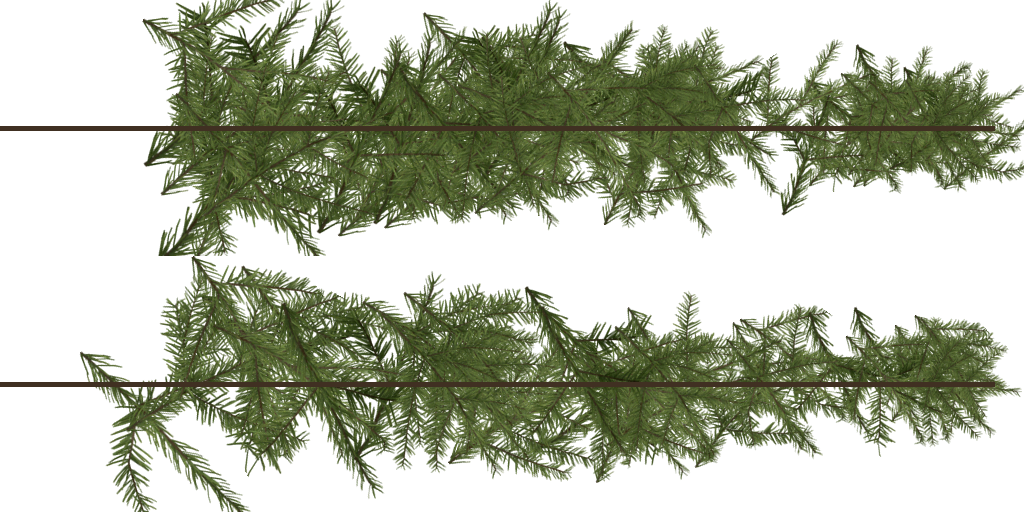
#> input picture games/ironcrown/godot/chapters/ch2/trees/conifer_branches.png, 1024 x 512 px
$ python make_branches.py ../godot/chapters/ch2/trees/conifer_branches.png ../godot/chapters/ch2/trees/conifer_branches.png out.png
#> lines starting #> are read from the running program, lines starting #| are printed output that depends on the picture; after the words box and inside, x2 and y2 are one past the last pixel; in counts of white or black regions, pixels touching at a corner belong together
#!/usr/bin/env python3
# 高地冷杉、云杉的枝条贴图（路线图 5.1b）：从 Poly Haven fir_tree_01 的小枝照片（CC0）拼出两种整根枝条，存成带透明的 PNG。
#   python3 games/ironcrown/tools/make_branches.py fir_tree_01_twig_diff_1k.png fir_tree_01_twig_alpha_1k.png godot/chapters/ch2/trees/conifer_branches.png
# 小枝照片从 https://polyhaven.com/a/fir_tree_01 下载（1K PNG 的 twig_diff、twig_alpha）。需要 Pillow。固定种子，每次结果一样。
from PIL import Image, ImageDraw, ImageFilter
import random
from collections import deque
import sys
d=Image.open(sys.argv[1]).convert('RGB'); m=Image.open(sys.argv[2]).convert('L')
rgba=d.copy(); rgba.putalpha(m)
boxes=[(320,410,660,795),(660,460,975,850),(190,40,435,330),(665,40,965,385)]
def largest(s):
    a=s.split()[3]; W,H=a.size; px=a.load(); seen=bytearray(W*H); best=[]
    for y in range(H):
        for x in range(W):
            if px[x,y]>40 and not seen[y*W+x]:
                comp=[]; q=deque([(x,y)]); seen[y*W+x]=1
                while q:
                    cx,cy=q.popleft(); comp.append((cx,cy))
                    for nx,ny in ((cx+1,cy),(cx-1,cy),(cx,cy+1),(cx,cy-1),(cx+1,cy+1),(cx-1,cy-1),(cx+1,cy-1),(cx-1,cy+1)):
                        if 0<=nx<W and 0<=ny<H and not seen[ny*W+nx] and px[nx,ny]>40:
                            seen[ny*W+nx]=1; q.append((nx,ny))
                if len(comp)>len(best): best=comp
    keep=Image.new('L',(W,H),0); kp=keep.load()
    for (x,y) in best: kp[x,y]=255
    keep=keep.filter(ImageFilter.MaxFilter(5))
    na=Image.composite(a, Image.new('L',(W,H),0), keep); s.putalpha(na); return s.crop(s.getbbox())
sprigs=[]
for b in boxes:
    sprigs.append(largest(rgba.crop(b)).rotate(-90, expand=True, resample=Image.BICUBIC))
#> this loop made 4 passes
#> pass 1, in largest, `keep=keep.filter(ImageFilter.MaxFilter(5))`:
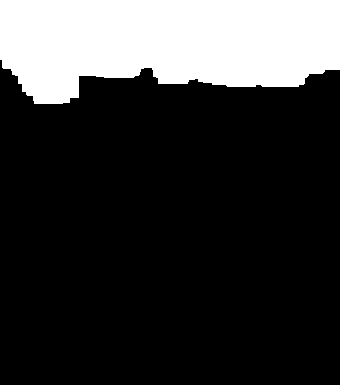
#> keep: PIL image 340x385 L; 21.7% white; 1 white region, box (x1, y1, x2, y2) and area: (0, 0, 340, 104) 28397
#> after the loop, sprigs = 4 items
#> `atlas=Image.new('RGBA',(1024,512),(0,0,0,0))`: atlas: PIL image 1024x512 RGBA; every value is 0
def branch(W,H,seed,n,spread):
#> called with W = 1024, H = 256, seed = 3, n = 60, spread = 0.22
    rnd=random.Random(seed); img=Image.new('RGBA',(W,H),(0,0,0,0)); cy=H//2
#> after `img = Image.new('RGBA', (W, H), (0, 0, 0, 0))`: img: PIL image 1024x256 RGBA; every value is 0
    for i in range(n):
        t=rnd.random()**0.8
        x=int(4+t*(W-120)); size=1.0-0.5*t
        s=rnd.choice(sprigs); sc=(H*0.95*size)/max(s.size)
        sp=s.resize((max(2,int(s.size[0]*sc)),max(2,int(s.size[1]*sc))),Image.BICUBIC)
        side=rnd.choice([-1,1]); sp=sp.rotate(side*rnd.uniform(25,70),expand=True,resample=Image.BICUBIC)
        off=int(rnd.uniform(-spread,spread)*H*(1.0-0.6*t))
        y=cy-sp.size[1]//2+off
        img.paste(sp,(x,y),sp) if False else img.alpha_composite(sp.crop((0,max(0,-y),sp.size[0],min(sp.size[1],H-y))),(x,max(0,y)))
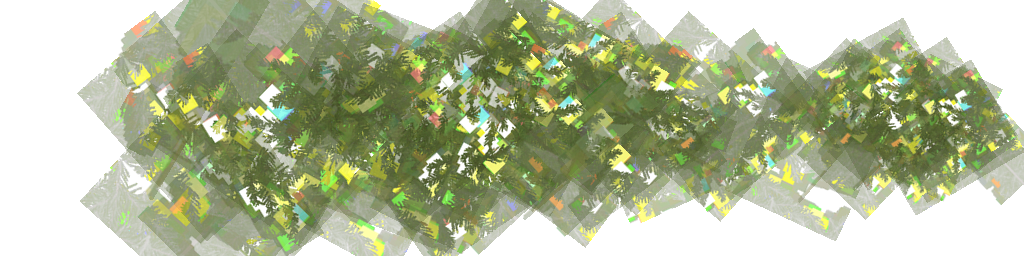
#> img: PIL image 1024x256 RGBA; mean R, G, B, A 79.8, 90.3, 50.2, 144.3; transparent parts drawn white
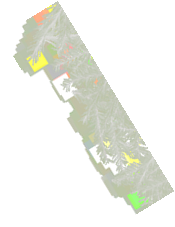
#> sp: PIL image 175x227 RGBA; mean R, G, B, A 30.5, 34.4, 18.9, 30.7; transparent parts drawn white
    s=sprigs[0]; sc=(H*0.5)/max(s.size); sp=s.resize((int(s.size[0]*sc),int(s.size[1]*sc)),Image.BICUBIC)
#> after `sc = H * 0.5 / max(s.size)`: sc = 0.376
    img.alpha_composite(sp,(W-sp.size[0]-2,cy-sp.size[1]//2))
    ImageDraw.Draw(img).line([(0,cy),(W-30,cy)],fill=(64,48,34,255),width=5)
    return img
atlas=Image.new('RGBA',(1024,512),(0,0,0,0))
atlas.alpha_composite(branch(1024,256,3,60,0.22),(0,0))
atlas.alpha_composite(branch(1024,256,9,38,0.18),(0,256))
#> call 2 of branch, with W = 1024, H = 256, seed = 9, n = 38, spread = 0.18
#> after the loop in branch (call 2), `for i in range(n):`:
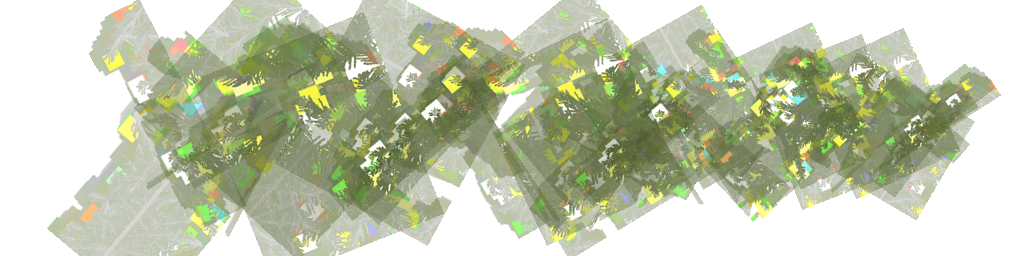
#> img: PIL image 1024x256 RGBA; mean R, G, B, A 70.4, 80, 43.8, 113; transparent parts drawn white
#> after the loop in branch (call 2), `for i in range(n):`:
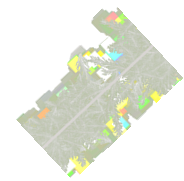
#> sp: PIL image 184x181 RGBA; mean R, G, B, A 40.9, 46.7, 25.7, 41.4; transparent parts drawn white
rgb=atlas.convert('RGB'); a=atlas.split()[3]; blur=rgb
for k in range(6): blur=blur.filter(ImageFilter.MaxFilter(5))
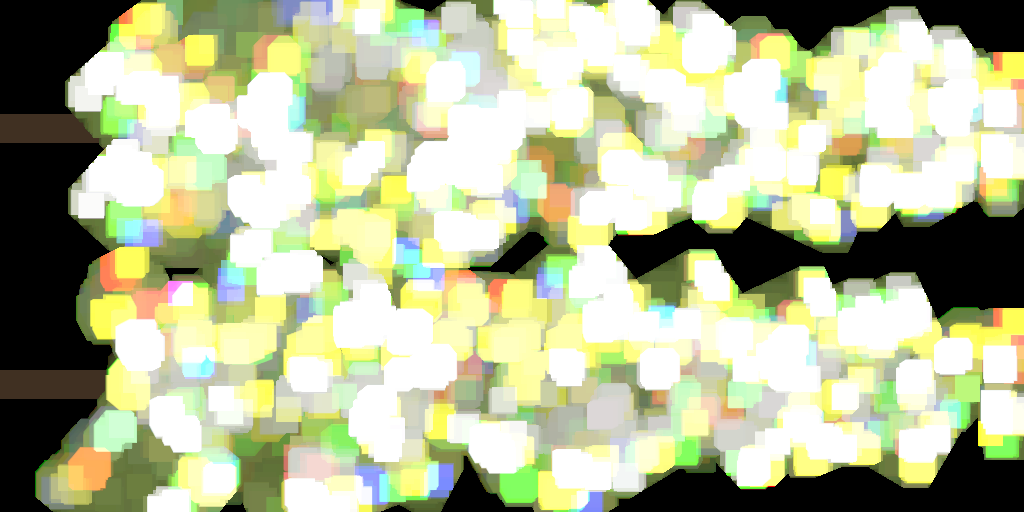
#> blur: PIL image 1024x512 RGB; mean R, G, B 181.2, 187, 151.4
fill=Image.composite(rgb, blur, a.point(lambda v:255 if v>8 else 0)); out=fill.copy(); out.putalpha(a)
#> after `fill = Image.composite(rgb, blur, a.point(lambda v: 255 if v > 8 else `:
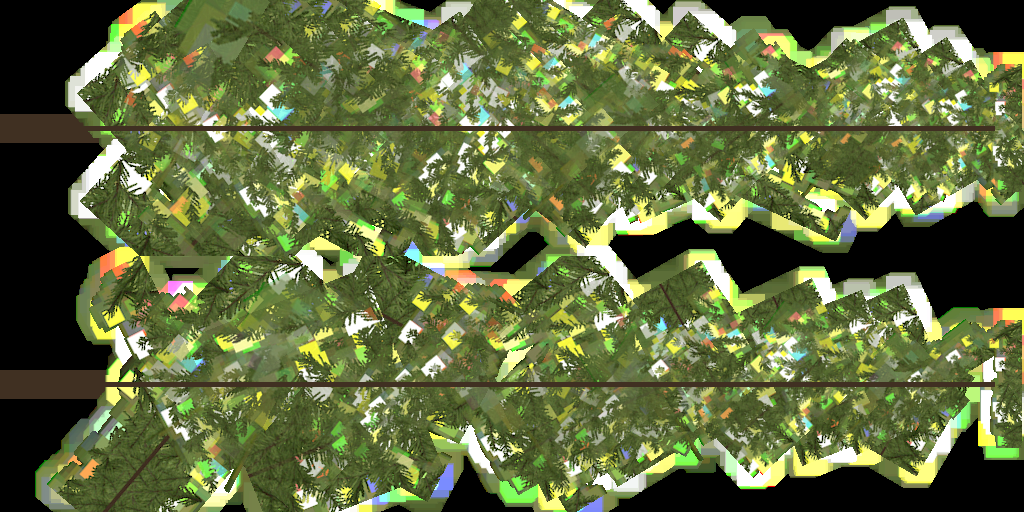
#> fill: PIL image 1024x512 RGB; mean R, G, B 98.5, 109.7, 64.3
out.save(sys.argv[3], optimize=True)
